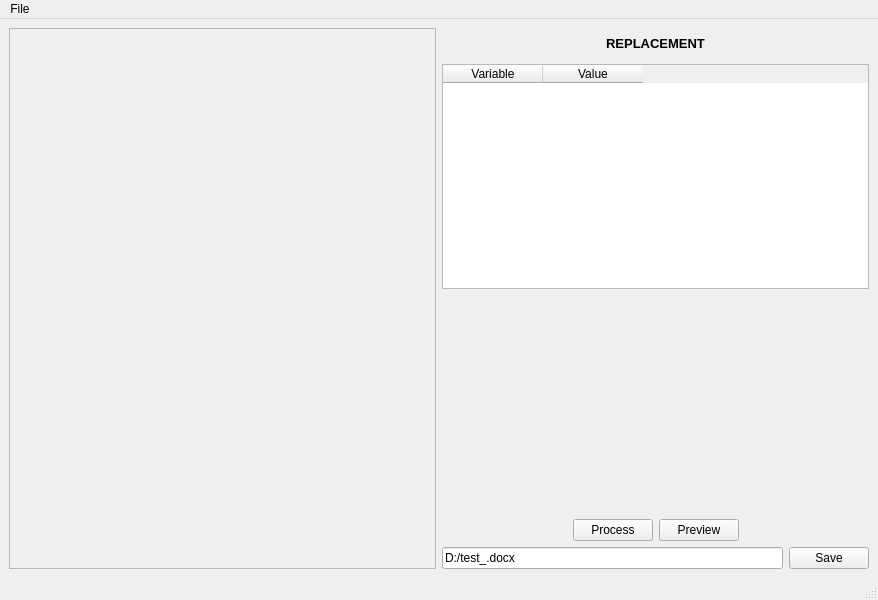
<?xml version="1.0" encoding="UTF-8"?>
<ui version="4.0">
 <class>MainWindow</class>
 <widget class="QMainWindow" name="MainWindow">
  <property name="geometry">
   <rect>
    <x>0</x>
    <y>0</y>
    <width>878</width>
    <height>600</height>
   </rect>
  </property>
  <property name="maximumSize">
   <size>
    <width>16777215</width>
    <height>800</height>
   </size>
  </property>
  <property name="windowTitle">
   <string>MainWindow</string>
  </property>
  <widget class="QWidget" name="centralwidget">
   <layout class="QHBoxLayout" name="horizontalLayout_3">
    <item>
     <widget class="QScrollArea" name="scrollArea">
      <property name="widgetResizable">
       <bool>true</bool>
      </property>
      <widget class="QWidget" name="scrollAreaWidgetContents_1">
       <property name="geometry">
        <rect>
         <x>0</x>
         <y>0</y>
         <width>425</width>
         <height>537</height>
        </rect>
       </property>
       <layout class="QVBoxLayout" name="verticalLayout_2"/>
      </widget>
     </widget>
    </item>
    <item>
     <layout class="QVBoxLayout" name="verticalLayout">
      <item>
       <widget class="QLabel" name="label">
        <property name="minimumSize">
         <size>
          <width>0</width>
          <height>30</height>
         </size>
        </property>
        <property name="font">
         <font>
          <pointsize>10</pointsize>
          <weight>75</weight>
          <bold>true</bold>
         </font>
        </property>
        <property name="text">
         <string>REPLACEMENT</string>
        </property>
        <property name="alignment">
         <set>Qt::AlignCenter</set>
        </property>
       </widget>
      </item>
      <item>
       <widget class="QTableWidget" name="tableWidget">
        <column>
         <property name="text">
          <string>Variable</string>
         </property>
        </column>
        <column>
         <property name="text">
          <string>Value</string>
         </property>
        </column>
       </widget>
      </item>
      <item>
       <spacer name="verticalSpacer">
        <property name="orientation">
         <enum>Qt::Vertical</enum>
        </property>
        <property name="sizeHint" stdset="0">
         <size>
          <width>20</width>
          <height>40</height>
         </size>
        </property>
       </spacer>
      </item>
      <item>
       <layout class="QHBoxLayout" name="horizontalLayout">
        <item>
         <spacer name="horizontalSpacer">
          <property name="orientation">
           <enum>Qt::Horizontal</enum>
          </property>
          <property name="sizeHint" stdset="0">
           <size>
            <width>40</width>
            <height>20</height>
           </size>
          </property>
         </spacer>
        </item>
        <item>
         <widget class="QPushButton" name="pbProcess">
          <property name="text">
           <string>Process</string>
          </property>
         </widget>
        </item>
        <item>
         <widget class="QPushButton" name="pbPreview">
          <property name="text">
           <string>Preview</string>
          </property>
         </widget>
        </item>
        <item>
         <spacer name="horizontalSpacer_2">
          <property name="orientation">
           <enum>Qt::Horizontal</enum>
          </property>
          <property name="sizeHint" stdset="0">
           <size>
            <width>40</width>
            <height>20</height>
           </size>
          </property>
         </spacer>
        </item>
       </layout>
      </item>
      <item>
       <layout class="QHBoxLayout" name="horizontalLayout_2">
        <item>
         <widget class="QLineEdit" name="lineEdit">
          <property name="text">
           <string>D:/test_.docx</string>
          </property>
         </widget>
        </item>
        <item>
         <widget class="QPushButton" name="pbSave">
          <property name="text">
           <string>Save</string>
          </property>
         </widget>
        </item>
       </layout>
      </item>
     </layout>
    </item>
   </layout>
  </widget>
  <widget class="QMenuBar" name="menubar">
   <property name="geometry">
    <rect>
     <x>0</x>
     <y>0</y>
     <width>878</width>
     <height>22</height>
    </rect>
   </property>
   <widget class="QMenu" name="menuFile">
    <property name="title">
     <string>File</string>
    </property>
    <addaction name="actionOpen"/>
    <addaction name="actionProcess"/>
    <addaction name="separator"/>
    <addaction name="actionClose"/>
   </widget>
   <addaction name="menuFile"/>
  </widget>
  <widget class="QStatusBar" name="statusbar"/>
  <action name="actionOpen">
   <property name="text">
    <string>Open</string>
   </property>
  </action>
  <action name="actionProcess">
   <property name="text">
    <string>Process</string>
   </property>
  </action>
  <action name="actionClose">
   <property name="text">
    <string>Close</string>
   </property>
  </action>
 </widget>
 <resources/>
 <connections/>
</ui>
